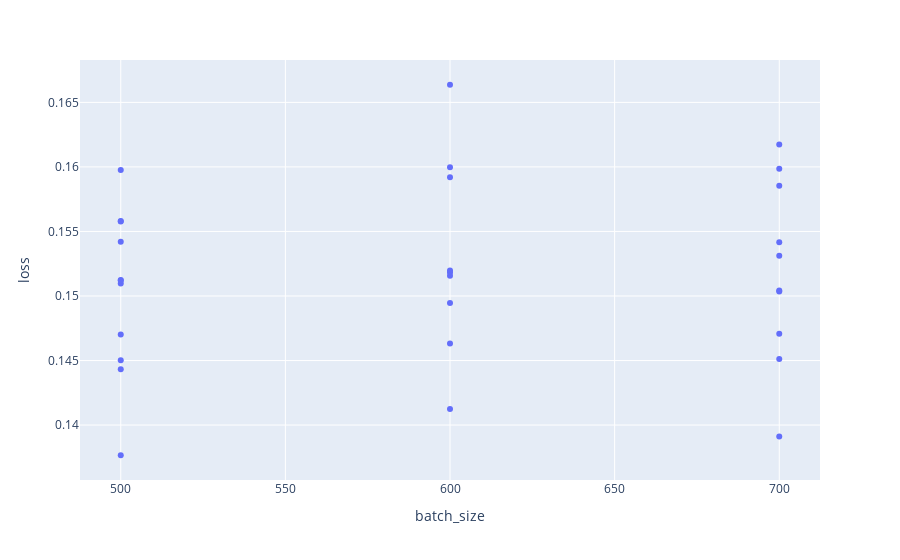

Notebook code cell kept with this figure:
### Code cell
px.scatter(df, x='batch_size', y='loss')

### Figure 1 — Plotly figure (JSON) as saved in the notebook; plotly's stock layout.template omitted (floating-point values rounded to 4 significant figures)
{"data": [{"hovertemplate": "batch_size=%{x}<br>loss=%{y}<extra></extra>", "legendgroup": "", "marker": {"color": "#636efa", "symbol": "circle"}, "mode": "markers", "name": "", "orientation": "v", "showlegend": false, "type": "scatter", "x": [600, 700, 700, 700, 500, 600, 600, 700, 500, 500, 700, 500, 500, 700, 500, 700, 600, 500, 700, 500, 700, 600, 600, 500, 600, 600, 500, 500, 600, 700], "xaxis": "x", "y": [0.1518, 0.1503, 0.1451, 0.1585, 0.147, 0.1592, 0.16, 0.1504, 0.1512, 0.1542, 0.1599, 0.1558, 0.1598, 0.1617, 0.1558, 0.1531, 0.1495, 0.151, 0.1471, 0.1512, 0.1542, 0.152, 0.1516, 0.1443, 0.1412, 0.1463, 0.145, 0.1377, 0.1664, 0.1391], "yaxis": "y"}], "layout": {"legend": {"tracegroupgap": 0}, "margin": {"t": 60}, "xaxis": {"anchor": "y", "domain": [0, 1], "title": {"text": "batch_size"}}, "yaxis": {"anchor": "x", "domain": [0, 1], "title": {"text": "loss"}}}}
